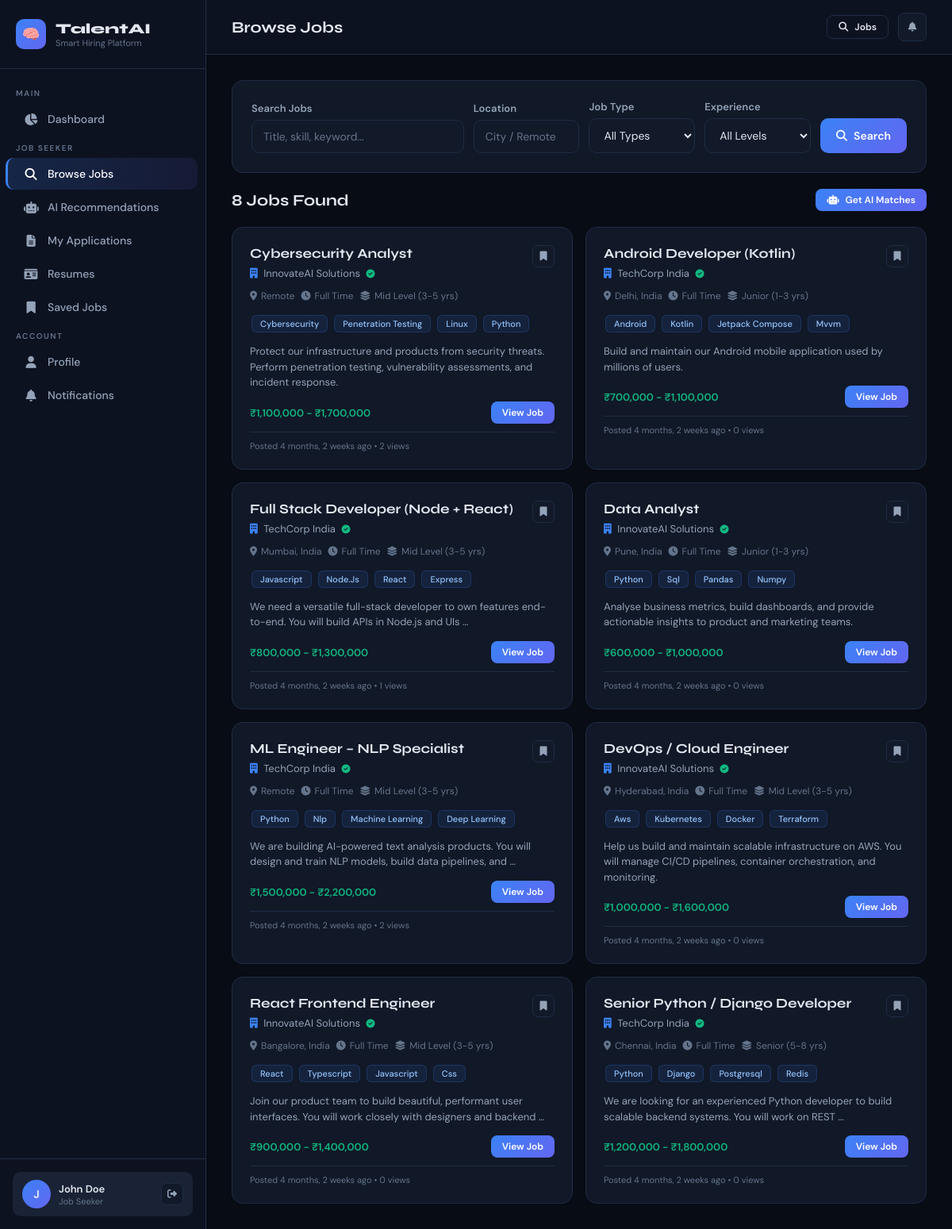
Page /jobs/ (signed in) on the committed database.
### core/models.py (models this page shows, shortened)
class JobPosting(models.Model):
    JOB_TYPE_CHOICES = [
        ('full_time', 'Full Time'),
        ('part_time', 'Part Time'),
        ('contract', 'Contract'),
        ('internship', 'Internship'),
        ('remote', 'Remote'),
        ('hybrid', 'Hybrid'),
    ]
    EXPERIENCE_CHOICES = [
        ('entry', 'Entry Level (0-1 yrs)'),
        ('junior', 'Junior (1-3 yrs)'),
        ('mid', 'Mid Level (3-5 yrs)'),
        ('senior', 'Senior (5-8 yrs)'),
        ('lead', 'Lead / Principal (8+ yrs)'),
    ]
    STATUS_CHOICES = [
        ('draft', 'Draft'),
        ('active', 'Active'),
        ('closed', 'Closed'),
        ('paused', 'Paused'),
    ]
    company = models.ForeignKey(User, on_delete=models.CASCADE, related_name='job_postings')
    title = models.CharField(max_length=200)
    description = models.TextField()
    requirements = models.TextField()
    responsibilities = models.TextField(blank=True)
    skills_required = models.ManyToManyField(Skill, related_name='jobs', blank=True)
    skills_text = models.TextField(blank=True, help_text='Comma-separated skills for NLP matching')
    job_type = models.CharField(max_length=20, choices=JOB_TYPE_CHOICES, default='full_time')
    experience_level = models.CharField(max_length=20, choices=EXPERIENCE_CHOICES, default='mid')
    location = models.CharField(max_length=200)
    salary_min = models.DecimalField(max_digits=12, decimal_places=2, blank=True, null=True)
    salary_max = models.DecimalField(max_digits=12, decimal_places=2, blank=True, null=True)
    status = models.CharField(max_length=20, choices=STATUS_CHOICES, default='active')
    deadline = models.DateField(blank=True, null=True)
    created_at = models.DateTimeField(auto_now_add=True)
    updated_at = models.DateTimeField(auto_now=True)
    views_count = models.IntegerField(default=0)
    class Meta:
        ordering = ['-created_at']
    def get_salary_display(self):
        if self.salary_min and self.salary_max:
            return f"₹{self.salary_min:,.0f} - ₹{self.salary_max:,.0f}"
        elif self.salary_min:
            return f"From ₹{self.salary_min:,.0f}"
        return "Negotiable"

class CompanyProfile(models.Model):
    user = models.OneToOneField(User, on_delete=models.CASCADE, related_name='company_profile')
    company_name = models.CharField(max_length=200)
    industry = models.CharField(max_length=100, blank=True)
    website = models.URLField(blank=True)
    location = models.CharField(max_length=200, blank=True)
    company_size = models.CharField(max_length=50, blank=True)
    description = models.TextField(blank=True)
    logo = models.ImageField(upload_to='company_logos/', blank=True, null=True)
    founded_year = models.IntegerField(blank=True, null=True)
    is_verified = models.BooleanField(default=False)
    created_at = models.DateTimeField(auto_now_add=True)

### core/views.py (the view)
# urls.py: path('jobs/', views.job_list, name='job_list'),
def job_list(request):
    jobs = JobPosting.objects.filter(status='active').select_related('company')
    q = request.GET.get('q', '')
    location = request.GET.get('location', '')
    job_type = request.GET.get('job_type', '')
    exp = request.GET.get('exp', '')
    if q:
        jobs = jobs.filter(Q(title__icontains=q) | Q(description__icontains=q) | Q(skills_text__icontains=q))
    if location:
        jobs = jobs.filter(location__icontains=location)
    if job_type:
        jobs = jobs.filter(job_type=job_type)
    if exp:
        jobs = jobs.filter(experience_level=exp)
    saved_job_ids = set()
    if request.user.is_authenticated:
        saved_job_ids = set(
            SavedJob.objects.filter(user=request.user).values_list('job_id', flat=True)
        )
    return render(request, 'core/job_list.html', {
        'jobs': jobs,
        'saved_job_ids': saved_job_ids,
        'q': q, 'location': location, 'job_type': job_type, 'exp': exp,
        'job_types': JobPosting.JOB_TYPE_CHOICES,
        'exp_levels': JobPosting.EXPERIENCE_CHOICES,
    })

### core/context_processors.py (called while the page is built)
def notifications_count(request):
    if request.user.is_authenticated:
        count = request.user.notifications.filter(is_read=False).count()
        if request.user.is_superuser:
            role = 'admin'
            role_display = 'Admin'
        else:
            try:
                profile = request.user.profile
                role = profile.role
                role_display = profile.get_role_display()
            except Exception:
                role = 'user'
                role_display = 'Job Seeker'
        return {
            'unread_notifications_count': count,
            'user_role': role,
            'user_role_display': role_display,
        }
    return {
        'unread_notifications_count': 0,
        'user_role': '',
        'user_role_display': '',
    }

### core/templatetags/core_extras.py (called while the page is built)
@register.filter(name='split')
def split_filter(value, delimiter=','):
    if not value:
        return []
    return [item.strip() for item in str(value).split(delimiter) if item.strip()]

### core/templates/core/job_list.html (shortened to what this page needs)
{% extends "core/base.html" %}
{% load core_extras %}
{% block page_title %}Browse Jobs{% endblock %}
{% block content %}
<div class="card" style="margin-bottom:20px;">
  <form method="get" style="display:grid;grid-template-columns:2fr 1fr 1fr 1fr auto;gap:12px;align-items:end;">
    <div class="form-group" style="margin-bottom:0;">
      <label class="form-label">Search Jobs</label>
      <input type="text" name="q" class="form-control" placeholder="Title, skill, keyword..." value="{{ q }}">
    </div>
    <div class="form-group" style="margin-bottom:0;">
      <label class="form-label">Location</label>
      <input type="text" name="location" class="form-control" placeholder="City / Remote" value="{{ location }}">
    </div>
    <div class="form-group" style="margin-bottom:0;">
      <label class="form-label">Job Type</label>
      <select name="job_type" class="form-control">
        <option value="">All Types</option>
      </select>
    </div>
    <div class="form-group" style="margin-bottom:0;">
      <label class="form-label">Experience</label>
      <select name="exp" class="form-control">
        <option value="">All Levels</option>
      </select>
    </div>
    <button type="submit" class="btn btn-primary" style="height:44px;"><i class="fas fa-search"></i> Search</button>
  </form>
</div>
<div class="section-header">
  <div>
    <div class="section-title">{{ jobs.count }} Jobs Found</div>
  </div>
  {% if user.is_authenticated %}
  <a href="{% url 'recommendations' %}" class="btn btn-primary btn-sm"><i class="fas fa-robot"></i> Get AI Matches</a>
  {% endif %}
</div>
{% if jobs %}
<div style="display:grid;grid-template-columns:repeat(auto-fill,minmax(320px,1fr));gap:16px;">
  {% for job in jobs %}
  <div class="job-card">
    <div style="display:flex;align-items:flex-start;justify-content:space-between;gap:8px;">
      <div style="flex:1;min-width:0;">
        <div class="job-card-title">{{ job.title }}</div>
        <div class="job-card-company">
          <i class="fas fa-building" style="color:#3b82f6;margin-right:4px;"></i>
          {{ job.company.company_profile.company_name|default:job.company.username }}
          {% if job.company.company_profile.is_verified %}
          <i class="fas fa-check-circle" style="color:#10b981;font-size:11px;margin-left:4px;" title="Verified"></i>
          {% endif %}
        </div>
      </div>
      {% if user.is_authenticated %}
      <button class="icon-btn save-btn" data-job="{{ job.pk }}" title="Save job"
        style="{% if job.pk in saved_job_ids %}color:#f59e0b;border-color:#f59e0b;{% endif %}">
        <i class="fas fa-bookmark"></i>
      </button>
      {% endif %}
    </div>
    <div class="job-card-meta">
      <span class="job-meta-item"><i class="fas fa-map-marker-alt"></i> {{ job.location }}</span>
      <span class="job-meta-item"><i class="fas fa-clock"></i> {{ job.get_job_type_display }}</span>
      <span class="job-meta-item"><i class="fas fa-layer-group"></i> {{ job.get_experience_level_display }}</span>
    </div>
    {% if job.skills_text %}
    <div style="margin-bottom:12px;">
      {% for skill in job.skills_text|split:","|slice:":4" %}
      <span class="skill-tag">{{ skill|title }}</span>
      {% endfor %}
    </div>
    {% endif %}
    <div style="font-size:13px;color:var(--text2);line-height:1.5;margin-bottom:14px;">
      {{ job.description|truncatewords:18 }}
    </div>
    <div class="job-card-footer">
      <div>
        {% if job.salary_min or job.salary_max %}
        <span style="font-size:13px;font-weight:600;color:#10b981;">{{ job.get_salary_display }}</span>
        {% else %}
        <span style="font-size:12px;color:var(--text3);">Salary negotiable</span>
        {% endif %}
      </div>
      <a href="{% url 'job_detail' job.pk %}" class="btn btn-primary btn-sm">View Job</a>
    </div>
    <div style="margin-top:10px;padding-top:10px;border-top:1px solid var(--border);font-size:11px;color:var(--text3);">
      Posted {{ job.created_at|timesince }} ago &bull; {{ job.views_count }} views
    </div>
  </div>
  {% endfor %}
</div>
{% endif %}
{% endblock %}

### core/templates/core/base.html (shortened to what this page needs)
<!DOCTYPE html>
<html lang="en">
<head>
  <link rel="stylesheet" href="https://cdnjs.cloudflare.com/ajax/libs/font-awesome/6.5.0/css/all.min.css">
</head>
<body>
{% if user.is_authenticated %}
<div class="app-layout">
  <aside class="sidebar" id="sidebar">
    <div class="sidebar-logo">
      <div class="logo-icon">🧠</div>
      <div>
        <div class="logo-text">TalentAI</div>
        <div class="logo-sub">Smart Hiring Platform</div>
      </div>
    </div>
    <nav class="sidebar-nav">
      <div class="nav-section-label">Main</div>
      <a href="{% url 'dashboard' %}" class="nav-link {% if request.resolver_match.url_name == 'dashboard' %}active{% endif %}">
        <i class="fas fa-chart-pie"></i> Dashboard
      </a>
      {% if user_role == 'user' or request.user.is_superuser %}
      {% if user_role == 'user' %}
      <div class="nav-section-label">Job Seeker</div>
      <a href="{% url 'job_list' %}" class="nav-link {% if request.resolver_match.url_name == 'job_list' %}active{% endif %}">
        <i class="fas fa-search"></i> Browse Jobs
      </a>
      <a href="{% url 'recommendations' %}" class="nav-link {% if request.resolver_match.url_name == 'recommendations' %}active{% endif %}">
        <i class="fas fa-robot"></i> AI Recommendations
      </a>
      <a href="{% url 'my_applications' %}" class="nav-link {% if request.resolver_match.url_name == 'my_applications' %}active{% endif %}">
        <i class="fas fa-file-alt"></i> My Applications
      </a>
      <a href="{% url 'resume_list' %}" class="nav-link {% if request.resolver_match.url_name == 'resume_list' %}active{% endif %}">
        <i class="fas fa-id-card"></i> Resumes
      </a>
      <a href="{% url 'saved_jobs' %}" class="nav-link {% if request.resolver_match.url_name == 'saved_jobs' %}active{% endif %}">
        <i class="fas fa-bookmark"></i> Saved Jobs
      </a>
      {% endif %}
      {% endif %}
      <div class="nav-section-label">Account</div>
      <a href="{% url 'profile' %}" class="nav-link {% if request.resolver_match.url_name == 'profile' %}active{% endif %}">
        <i class="fas fa-user"></i> Profile
      </a>
      <a href="{% url 'notifications' %}" class="nav-link {% if request.resolver_match.url_name == 'notifications' %}active{% endif %}">
        <i class="fas fa-bell"></i> Notifications
      </a>
    </nav>
    <div class="sidebar-user">
      <div class="user-card">
        <div class="user-avatar">{{ request.user.first_name|first|upper|default:request.user.username|first|upper }}</div>
        <div>
          <div class="user-name">{{ request.user.get_full_name|default:request.user.username }}</div>
          <div class="user-role">{{ user_role_display|default:"Admin" }}</div>
        </div>
        <div class="user-actions">
          <a href="{% url 'logout' %}" class="icon-btn" title="Logout"><i class="fas fa-sign-out-alt"></i></a>
        </div>
      </div>
    </div>
  </aside>
  <main class="main-content">
    <div class="topbar">
      <div class="d-flex gap-3">
        <span class="topbar-title">{% block page_title %}Dashboard{% endblock %}</span>
      </div>
      <div class="topbar-right">
        <a href="{% url 'job_list' %}" class="btn btn-outline btn-sm"><i class="fas fa-search"></i> Jobs</a>
        <a href="{% url 'notifications' %}" class="icon-btn" style="width:36px;height:36px;">
          <i class="fas fa-bell"></i>
        </a>
      </div>
    </div>
    <div class="page-body">
      {% block content %}{% endblock %}
    </div>
  </main>
</div>
{% else %}
  {% block public_content %}{% endblock %}
{% endif %}
</body>
</html>

### rows in the picture
JobPosting: title "Cybersecurity Analyst", company.company_profile.company_name "InnovateAI Solutions", location "Remote", job_type "Full Time", experience_level "Mid Level (3-5 yrs)", skills_text "Cybersecurity" "Penetration Testing" "Linux" "Python", description "Protect our infrastructure and products from security threats. Perform penetration testing, vulnerability assessments, and incident response.", salary "₹1,100,000 - ₹1,700,000", created_at "4 months, 2 weeks", views_count "2"
JobPosting: title "Android Developer (Kotlin)", company.company_profile.company_name "TechCorp India", location "Delhi, India", job_type "Full Time", experience_level "Junior (1-3 yrs)", skills_text "Android" "Kotlin" "Jetpack Compose" "Mvvm", description "Build and maintain our Android mobile application used by millions of users.", salary "₹700,000 - ₹1,100,000", created_at "4 months, 2 weeks", views_count "0"
JobPosting: title "Full Stack Developer (Node + React)", company.company_profile.company_name "TechCorp India", location "Mumbai, India", job_type "Full Time", experience_level "Mid Level (3-5 yrs)", skills_text "Javascript" "Node.Js" "React" "Express", description "We need a versatile full-stack developer to own features end-to-end. You will build APIs in Node.js and UIs …", salary "₹800,000 - ₹1,300,000", created_at "4 months, 2 weeks", views_count "1"
JobPosting: title "Data Analyst", company.company_profile.company_name "InnovateAI Solutions", location "Pune, India", job_type "Full Time", experience_level "Junior (1-3 yrs)", skills_text "Python" "Sql" "Pandas" "Numpy", description "Analyse business metrics, build dashboards, and provide actionable insights to product and marketing teams.", salary "₹600,000 - ₹1,000,000", created_at "4 months, 2 weeks", views_count "0"
JobPosting: title "ML Engineer – NLP Specialist", company.company_profile.company_name "TechCorp India", location "Remote", job_type "Full Time", experience_level "Mid Level (3-5 yrs)", skills_text "Python" "Nlp" "Machine Learning" "Deep Learning", description "We are building AI-powered text analysis products. You will design and train NLP models, build data pipelines, and …", salary "₹1,500,000 - ₹2,200,000", created_at "4 months, 2 weeks", views_count "2"
JobPosting: title "DevOps / Cloud Engineer", company.company_profile.company_name "InnovateAI Solutions", location "Hyderabad, India", job_type "Full Time", experience_level "Mid Level (3-5 yrs)", skills_text "Aws" "Kubernetes" "Docker" "Terraform", description "Help us build and maintain scalable infrastructure on AWS. You will manage CI/CD pipelines, container orchestration, and monitoring.", salary "₹1,000,000 - ₹1,600,000", created_at "4 months, 2 weeks", views_count "0"
JobPosting: title "React Frontend Engineer", company.company_profile.company_name "InnovateAI Solutions", location "Bangalore, India", job_type "Full Time", experience_level "Mid Level (3-5 yrs)", skills_text "React" "Typescript" "Javascript" "Css", description "Join our product team to build beautiful, performant user interfaces. You will work closely with designers and backend …", salary "₹900,000 - ₹1,400,000", created_at "4 months, 2 weeks", views_count "0"
JobPosting: title "Senior Python / Django Developer", company.company_profile.company_name "TechCorp India", location "Chennai, India", job_type "Full Time", experience_level "Senior (5-8 yrs)", skills_text "Python" "Django" "Postgresql" "Redis", description "We are looking for an experienced Python developer to build scalable backend systems. You will work on REST …", salary "₹1,200,000 - ₹1,800,000", created_at "4 months, 2 weeks", views_count "0"

### other values in the picture
{{ request.user.get_full_name|default:request.user.username }} "John Doe"
{{ user_role_display|default:"Admin" }} "Job Seeker"
{{ jobs.count }} "8"
